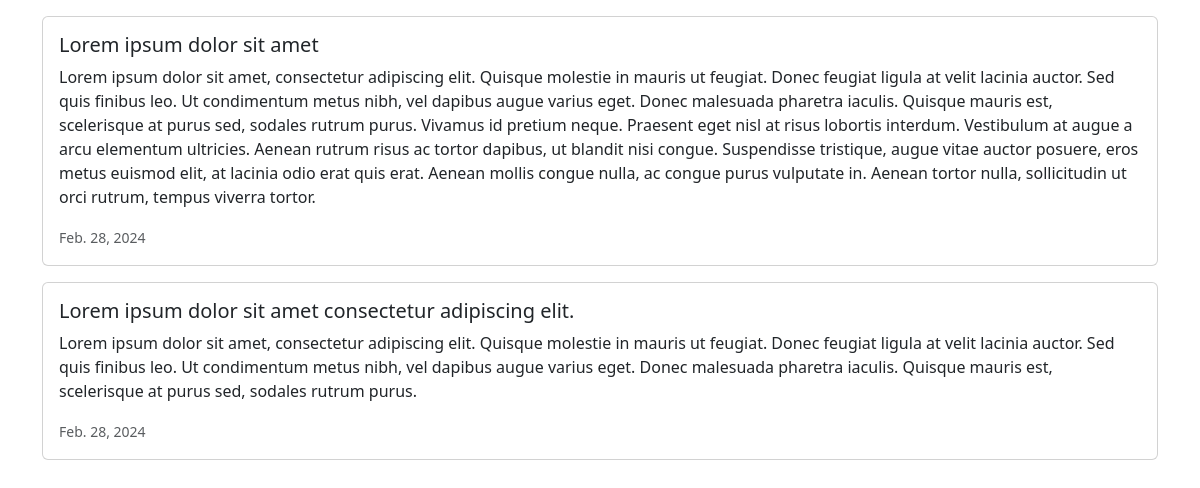
Page /news/ on the committed database.
### news/models.py (models this page shows, shortened)
class News(models.Model):
    headline = models.CharField(max_length=200)
    body = models.TextField()
    date = models.DateField()

### news/views.py (the view)
# urls.py: path('news/', include('news.urls')), #include urls from news app
def news(request):
    newss = News.objects.all().order_by('-date')
    return render(request, 'news.html', {'newss':newss})

### news/templates/news.html (shortened to what this page needs)
<!DOCTYPE html>
<html lang="en">
<head>
    <link href="https://cdn.jsdelivr.net/npm/bootstrap@5.3.3/dist/css/bootstrap.min.css" rel="stylesheet">
</head>
<body>
    <div class="container">
        {%for news in newss%}
            <div class="card my-3">
                <div class="row g-0">
                    <div class="card-body">
                        <h5 class="card-title">{{news.headline}}</h5>
                        <p class="card-text">{{news.body}}</p>
                        <p class="card-text"><small class="text-body-secondary">{{news.date}}</small></p>
                    </div>
                </div>
            </div>
        {% endfor %}
    </div>
</body>
</html>

### rows in the picture
News: headline "Lorem ipsum dolor sit amet", body "Lorem ipsum dolor sit amet, consectetur adipiscing elit. Quisque molestie in mauris ut feugiat. Donec feugiat ligula at velit lacinia auctor. Sed quis finibus leo. Ut condimentum metus nibh, vel dapibus augue varius eget. Donec malesuada pharetra iaculis. Quisque mauris est, scelerisque at purus sed, sodales rutrum purus. Vivamus id pretium neque. Praesent eget nisl at risus lobortis interdum. Vestibulum at augue a arcu elementum ultricies. Aenean rutrum risus ac tortor dapibus, ut blandit nisi congue. Suspendisse tristique, augue vitae auctor posuere, eros metus euismod elit, at lacinia odio erat quis erat. Aenean mollis congue nulla, ac congue purus vulputate in. Aenean tortor nulla,…", date "Feb. 28, 2024"
News: headline "Lorem ipsum dolor sit amet consectetur adipiscing elit.", body "Lorem ipsum dolor sit amet, consectetur adipiscing elit. Quisque molestie in mauris ut feugiat. Donec feugiat ligula at velit lacinia auctor. Sed quis finibus leo. Ut condimentum metus nibh, vel dapibus augue varius eget. Donec malesuada pharetra iaculis. Quisque mauris est, scelerisque at purus sed, sodales rutrum purus.", date "Feb. 28, 2024"
